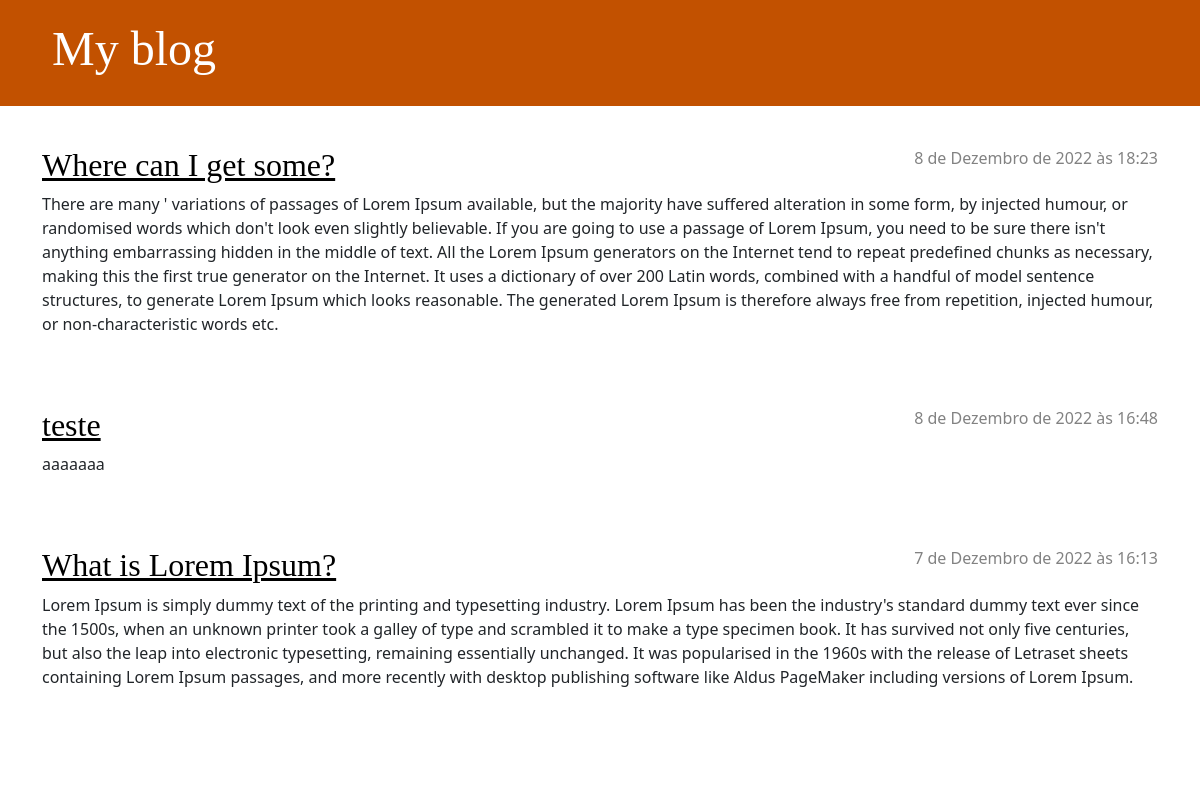
Before: / with the older database file.
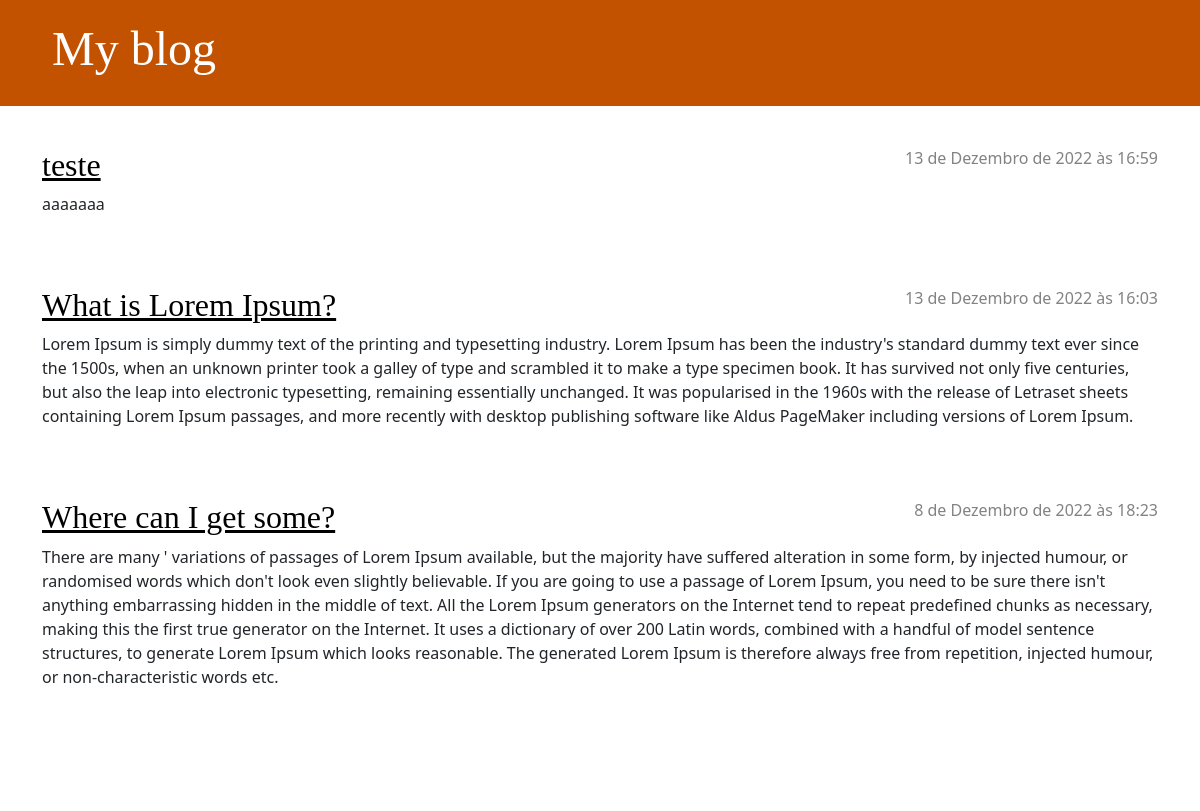
After: the same page with the newer database file.
### blog/models.py (models this page shows, shortened)
class Post(models.Model):
    autho = models.CharField(max_length=150)
    text = models.TextField()
    title = models.CharField(max_length=100)
    pub_date = models.DateTimeField('date published')

### blog/views.py (the view)
# urls.py: path('', views.index, name='index'),
def index(request):
    posts = Post.objects.order_by('-pub_date')
    context = {'posts': posts}
    return render(request, 'blog/index.html', context)

### blog/templates/blog/index.html
{% extends 'blog/base.html' %}
{% block content %}
{% for post in posts %}
    <article class="post">
        <time class="date">
            {{ post.pub_date }}
        </time>
        <h2><a href="{% url 'blog:detail' post.id %}">{{ post.title }}</a></h2>
        <p>{{ post.text|linebreaksbr }}</p>
     </article>
 {% endfor %}
 {% endblock %}

Changed rows visible on the page:
changed Post "teste": pub_date "8 de Dezembro de 2022 às 16:48" → "13 de Dezembro de 2022 às 16:59"
changed Post "What is Lorem Ipsum?": pub_date "7 de Dezembro de 2022 às 16:13" → "13 de Dezembro de 2022 às 16:03"
shown differently, row unchanged: Post "Where can I get some?": moves down the list
